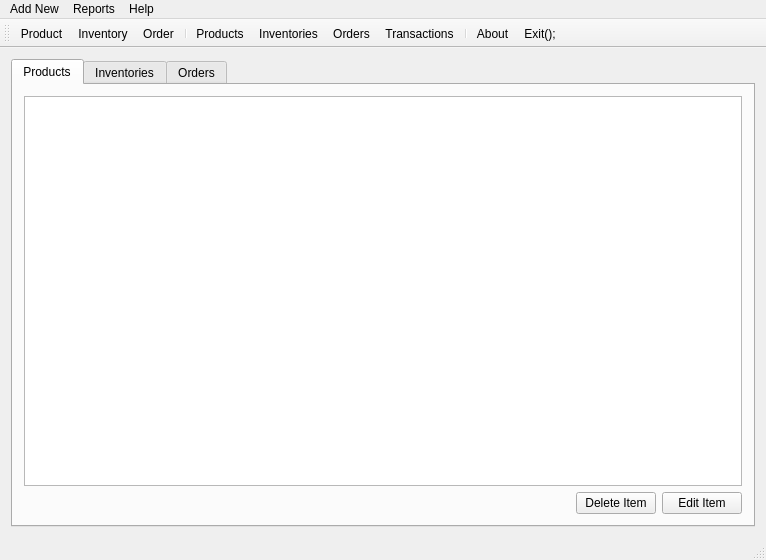
<?xml version="1.0" encoding="UTF-8"?>
<ui version="4.0">
 <class>MainWindow</class>
 <widget class="QMainWindow" name="MainWindow">
  <property name="geometry">
   <rect>
    <x>0</x>
    <y>0</y>
    <width>766</width>
    <height>560</height>
   </rect>
  </property>
  <property name="windowTitle">
   <string>Inventory Managment</string>
  </property>
  <widget class="QWidget" name="centralWidget">
   <layout class="QVBoxLayout" name="verticalLayout">
    <item>
     <widget class="QTabWidget" name="tabWidget">
      <property name="currentIndex">
       <number>0</number>
      </property>
      <widget class="QWidget" name="tabWidgetProducts">
       <attribute name="title">
        <string>Products</string>
       </attribute>
       <layout class="QVBoxLayout" name="verticalLayout_2">
        <item>
         <widget class="QTableView" name="tableViewProducts"/>
        </item>
        <item>
         <layout class="QHBoxLayout" name="horizontalLayout">
          <item>
           <spacer name="horizontalSpacer">
            <property name="orientation">
             <enum>Qt::Horizontal</enum>
            </property>
            <property name="sizeHint" stdset="0">
             <size>
              <width>40</width>
              <height>20</height>
             </size>
            </property>
           </spacer>
          </item>
          <item>
           <widget class="QPushButton" name="deleteProductBtn">
            <property name="text">
             <string>Delete Item</string>
            </property>
           </widget>
          </item>
          <item>
           <widget class="QPushButton" name="editProductBtn">
            <property name="text">
             <string>Edit Item</string>
            </property>
           </widget>
          </item>
         </layout>
        </item>
       </layout>
      </widget>
      <widget class="QWidget" name="tabWidgetInventories">
       <attribute name="title">
        <string>Inventories</string>
       </attribute>
       <layout class="QVBoxLayout" name="verticalLayout_3">
        <item>
         <widget class="QTableView" name="inventoriesTableView"/>
        </item>
        <item>
         <layout class="QHBoxLayout" name="horizontalLayout_2">
          <item>
           <spacer name="horizontalSpacer_2">
            <property name="orientation">
             <enum>Qt::Horizontal</enum>
            </property>
            <property name="sizeHint" stdset="0">
             <size>
              <width>40</width>
              <height>20</height>
             </size>
            </property>
           </spacer>
          </item>
          <item>
           <widget class="QPushButton" name="deleteInventoryBtn">
            <property name="text">
             <string>Delete Inventory</string>
            </property>
           </widget>
          </item>
          <item>
           <widget class="QPushButton" name="editInventoryBtn">
            <property name="text">
             <string>Edit Inventory</string>
            </property>
           </widget>
          </item>
         </layout>
        </item>
       </layout>
      </widget>
      <widget class="QWidget" name="tabWidgetOrders">
       <attribute name="title">
        <string>Orders</string>
       </attribute>
      </widget>
     </widget>
    </item>
   </layout>
  </widget>
  <widget class="QMenuBar" name="menuBar">
   <property name="geometry">
    <rect>
     <x>0</x>
     <y>0</y>
     <width>766</width>
     <height>25</height>
    </rect>
   </property>
   <widget class="QMenu" name="menuAdd_New">
    <property name="title">
     <string>Add New</string>
    </property>
    <addaction name="actionProduct"/>
    <addaction name="actionInventory"/>
    <addaction name="actionOrder"/>
   </widget>
   <widget class="QMenu" name="menuReports">
    <property name="title">
     <string>Reports</string>
    </property>
    <addaction name="actionProducts"/>
    <addaction name="actionInventories"/>
    <addaction name="actionOrders"/>
    <addaction name="actionTransactions"/>
   </widget>
   <widget class="QMenu" name="menuAbout">
    <property name="title">
     <string>Help</string>
    </property>
    <addaction name="actionAbout"/>
    <addaction name="separator"/>
    <addaction name="actionExit"/>
   </widget>
   <addaction name="menuAdd_New"/>
   <addaction name="menuReports"/>
   <addaction name="menuAbout"/>
  </widget>
  <widget class="QToolBar" name="mainToolBar">
   <attribute name="toolBarArea">
    <enum>TopToolBarArea</enum>
   </attribute>
   <attribute name="toolBarBreak">
    <bool>false</bool>
   </attribute>
   <addaction name="actionProduct"/>
   <addaction name="actionInventory"/>
   <addaction name="actionOrder"/>
   <addaction name="separator"/>
   <addaction name="actionProducts"/>
   <addaction name="actionInventories"/>
   <addaction name="actionOrders"/>
   <addaction name="actionTransactions"/>
   <addaction name="separator"/>
   <addaction name="actionAbout"/>
   <addaction name="actionExit"/>
  </widget>
  <widget class="QStatusBar" name="statusBar"/>
  <action name="actionProduct">
   <property name="icon">
    <iconset resource="../imgs.qrc">
     <normaloff>:/images/icons8-new-48.png</normaloff>:/images/icons8-new-48.png</iconset>
   </property>
   <property name="text">
    <string>Product</string>
   </property>
  </action>
  <action name="actionInventory">
   <property name="icon">
    <iconset resource="../imgs.qrc">
     <normaloff>:/images/icons8-inventory-48.png</normaloff>:/images/icons8-inventory-48.png</iconset>
   </property>
   <property name="text">
    <string>Inventory</string>
   </property>
  </action>
  <action name="actionOrder">
   <property name="icon">
    <iconset resource="../imgs.qrc">
     <normaloff>:/images/icons8-create-order-48.png</normaloff>:/images/icons8-create-order-48.png</iconset>
   </property>
   <property name="text">
    <string>Order</string>
   </property>
  </action>
  <action name="actionProducts">
   <property name="icon">
    <iconset resource="../imgs.qrc">
     <normaloff>:/images/icons8-view-all-48.png</normaloff>:/images/icons8-view-all-48.png</iconset>
   </property>
   <property name="text">
    <string>Products</string>
   </property>
  </action>
  <action name="actionInventories">
   <property name="icon">
    <iconset resource="../imgs.qrc">
     <normaloff>:/images/icons8-in-inventory-48.png</normaloff>:/images/icons8-in-inventory-48.png</iconset>
   </property>
   <property name="text">
    <string>Inventories</string>
   </property>
  </action>
  <action name="actionOrders">
   <property name="icon">
    <iconset resource="../imgs.qrc">
     <normaloff>:/images/icons8-order-48.png</normaloff>:/images/icons8-order-48.png</iconset>
   </property>
   <property name="text">
    <string>Orders</string>
   </property>
  </action>
  <action name="actionTransactions">
   <property name="icon">
    <iconset resource="../imgs.qrc">
     <normaloff>:/images/icons8-transaction-48.png</normaloff>:/images/icons8-transaction-48.png</iconset>
   </property>
   <property name="text">
    <string>Transactions</string>
   </property>
  </action>
  <action name="actionAbout">
   <property name="icon">
    <iconset resource="../imgs.qrc">
     <normaloff>:/images/icons8-about-96.png</normaloff>:/images/icons8-about-96.png</iconset>
   </property>
   <property name="text">
    <string>About</string>
   </property>
  </action>
  <action name="actionExit">
   <property name="icon">
    <iconset resource="../imgs.qrc">
     <normaloff>:/images/icons8-exit-48.png</normaloff>:/images/icons8-exit-48.png</iconset>
   </property>
   <property name="text">
    <string>Exit();</string>
   </property>
  </action>
 </widget>
 <layoutdefault spacing="6" margin="11"/>
 <resources>
  <include location="../imgs.qrc"/>
 </resources>
 <connections/>
</ui>
